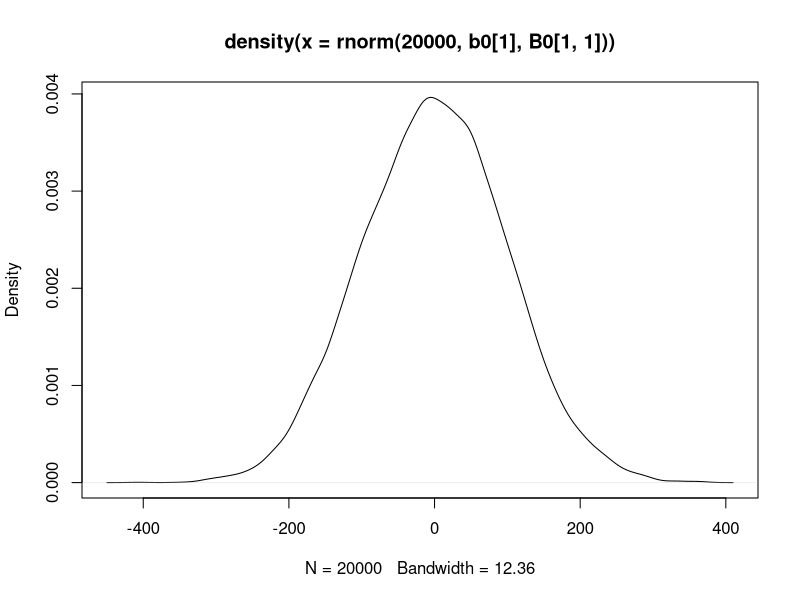
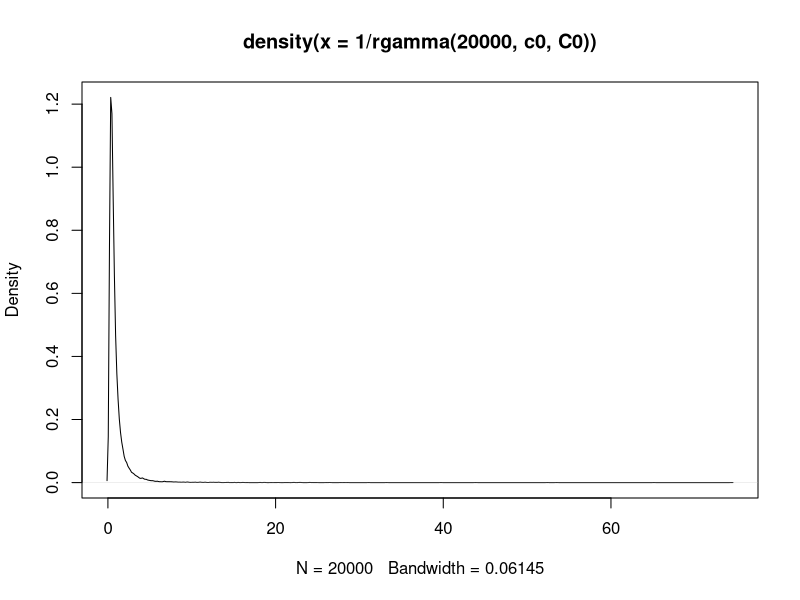
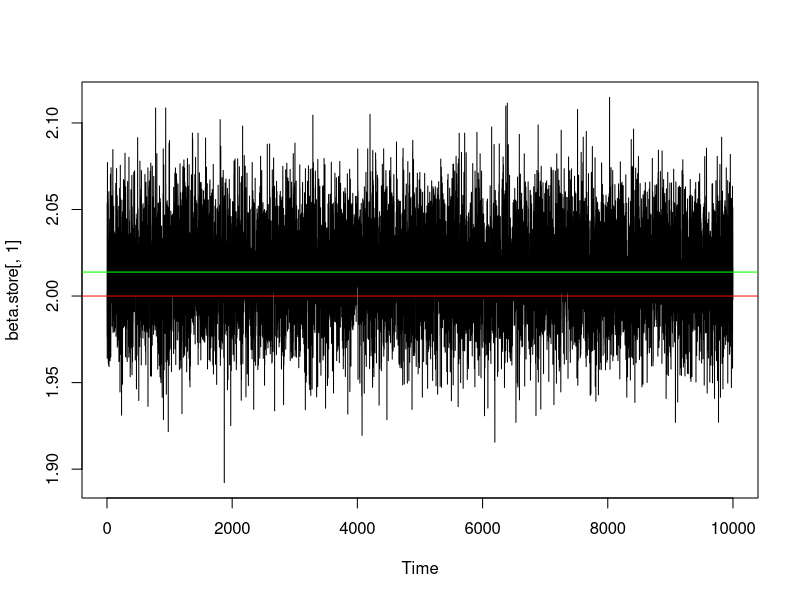
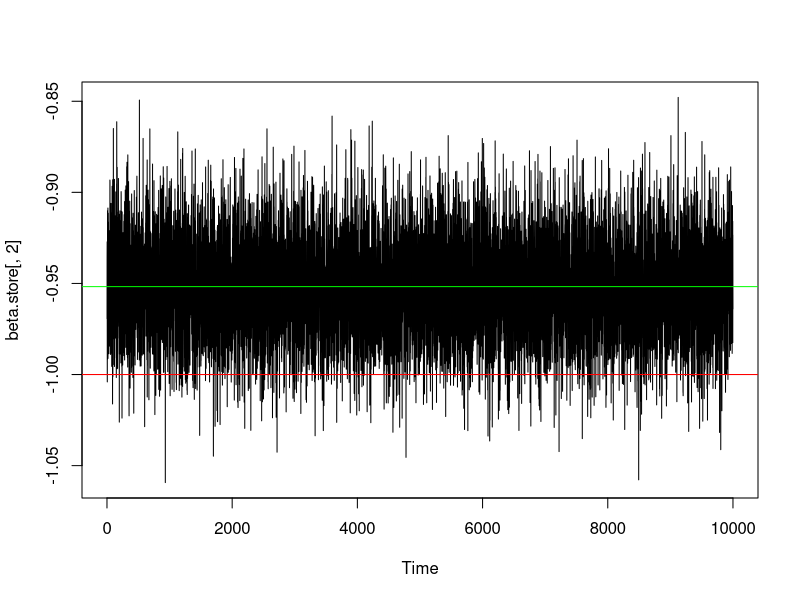
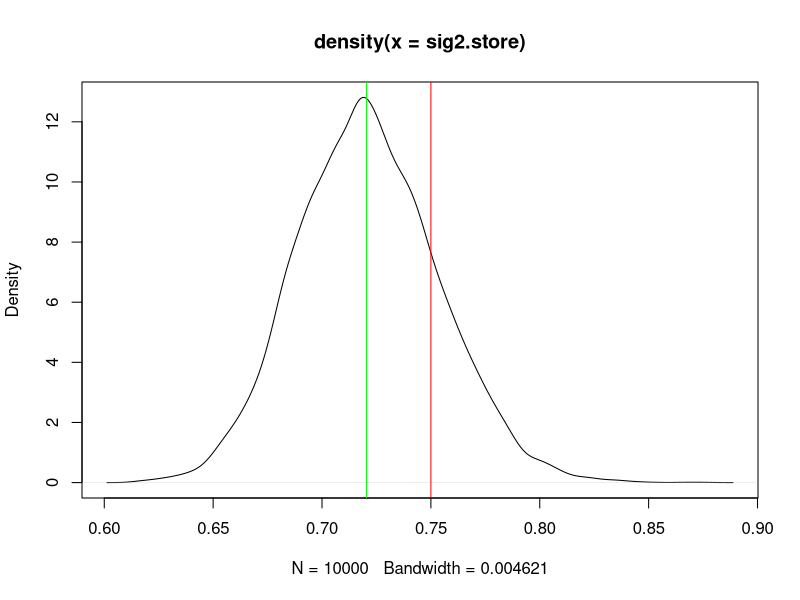
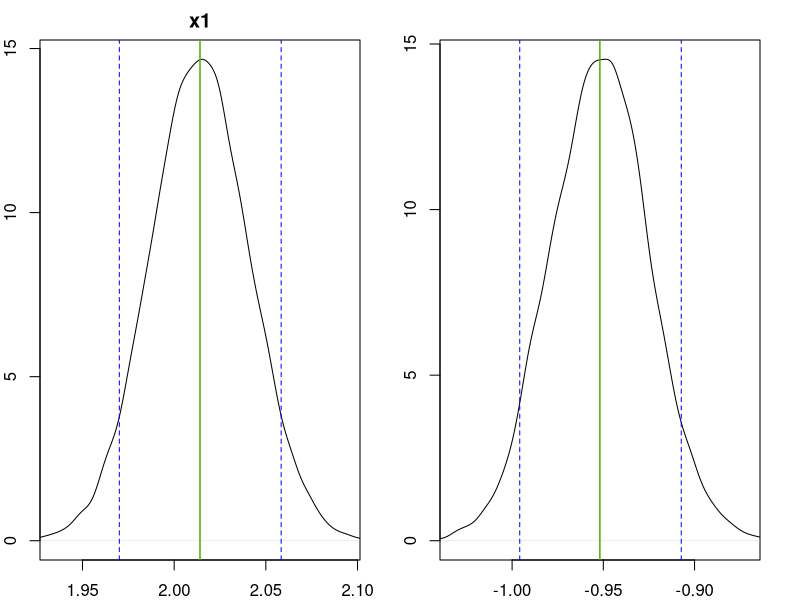

The R source for these figures, in order:
# -------------------------------------------------- #
#                                                    #
# Macroeconometrics Science Track Summer Term 2020   #
# Bayesian OLS using Gibbs Sampling                  #
# Gregor Zens                                        #
# April 2020                                         #
#                                                    #
# ---------------------------------------------------#

# Note: This code is certainly not the most efficient way to estimate Bayesian OLS. Didactics > Efficiency in this file.

# --------------------- #
# --- PACKAGES & AUX -- #
# --------------------- #

# the following line installs a package for sampling from a multivariate normal distribution I'll be using:
#install.packages("mnormt")

# --------------------- #
# --- SIMULATE DATA --- #
# --------------------- #

# install.packages("mnormt")
library(mnormt)

# let's set a seed such that the results are reproducible
set.seed(1234)

N         <- 1000                            #how many observations?
intercept <- matrix(1, nrow = N, ncol = 1)   #intercept
x1        <- rnorm(N)                        #normally distributed regressor
true.beta <- c(2, -1)                        #true coefficients
sig2.true <- 0.75                            #true error variance
errors    <- rnorm(N, 0, sqrt(sig2.true))    #error terms
X         <- cbind(intercept, x1)            #explanatory matrix

# now simulate dependent variable y using beta, X and errors

y         <- X %*% true.beta + errors

# ---------------------------- #
# --- CHECK SIMULATED DATA --- # (important!)
# ---------------------------- #

# let's look at OLS estimates 
# coefficient estimates
# (X'X)^(-1) X'y
beta.ols   <- solve(t(X) %*% X) %*% t(X) %*% y

# variance estimate
errors.ols <- y - X %*% beta.ols
sig2.ols   <- t(errors.ols) %*% errors.ols / (N-ncol(X))

# you can get the same via Rs linear regression function
# note the -1 is necessary as we already included an intercept in X
  
reg <- lm(y~X-1)
summary(reg)

# alright, our simulated data is looking good
# now, let's start to set up a Gibbs sampling algorithm


# --------------------------- #
# --- GIBBS SAMPLER SETUP --- #
# --------------------------- #

# first, we have to throw in some general information that the sampler will use

nsave <- 10000         #number of saved draws
nburn <- 10000         #number of burn ins
ntot  <- nsave + nburn #number of total iterations
P     <- ncol(X)       #number of explanatories
N     <- nrow(X)       #number of observations

# ------------------- #
# --- PRIOR SETUP --- #
# ------------------- #

# second, we have to specify our prior distributions
# today, we will use conjugate priors
# next session will be about using arbitrary prior distributions

# normal priors on the coefficients

b0    <- matrix(0, nrow=P)  #prior mean of beta
B0    <- diag(100,  P)      #prior var-cov of beta
B0inv <- solve(B0)          #inverse of prior var-cov of beta

# how does this prior distribution look like?
plot(density(rnorm(20000, b0[1], B0[1,1])))

# inverse gamma prior on the variance

c0 <- 2 #prior shape of sigma2
C0 <- 1 #prior rate  of sigma2

# how does this prior distribution look like?
plot(density(1/rgamma(20000, c0, C0)))


# ----------------------- #
# --- STARTING VALUES --- #
# ----------------------- #

# in a next step, we have to provide some starting values for the Gibbs sampler
# we will stay agnostic and just use some arbitrary numbers
# you could also try using the OLS estimates as starting values if you want ''better'' starting values
# mathematically, it should not matter which values you pick

# set variance to 1
sig2.draw <- 1

# set coefficients to 0
beta.draw <- matrix(0, P, 1)

# ----------------------- #
# --- STORAGE ----------- #
# ----------------------- #

# finally, we have to create some containers where we can store the draws from the posterior distributions
# in each iteration, we get one draw for beta and one for sigma2
# we save many of them to be able to look at the simulated posterior distributions afterwards

beta.store <- matrix(NA, nsave, P)
sig2.store <- matrix(NA, nsave, 1)

# ------------------------------ #
# --- GIBBS SAMPLING ALGORITHM - #
# ------------------------------ #

# alright, the preliminary setup is done!
# now we will start to look into the Gibbs sampling algorithm
# we use a loop to iteratively draw from p(beta|sigma2,y,X) and p(sigma2|beta,y,X)

# compute sufficient statistics
XX <- t(X)%*%X
XY <- t(X)%*%y


for (irep in 1:ntot){ # MCMC LOOP START

  # STEP 1: SAMPLE BETA GIVEN SIGMA & DATA
  
    # compute posterior quantities
    Bn_inv <- B0inv + XX / sig2.draw
    Bn     <- solve(Bn_inv)
    bn     <- Bn %*% (B0inv %*% b0 + XY / sig2.draw)

    # draw from a multivariate normal distribution
    # (there are several ways to do that, here I use a package for simplicity)
    beta.draw <- mnormt::rmnorm(1, bn, Bn)
  
  
  # STEP 2: SAMPLE SIGMA2 GIVEN BETA & DATA
  
    # compute errors
    e  <- y - X %*% beta.draw
    # sum of squared residuals (equivalent to sum((e)^2))
    ee <- t(e) %*% e
  
    # compute posterior quantities
    ck <- c0 +  N/2
    Ck <- C0 + ee/2
  
    # sample sigma2 from inverse gamma posterior
    sig2.draw <- 1/rgamma(1, ck, Ck)
    
  # STEP 3: STORE POSTERIOR SAMPLES
    
    #only after burn-in period!
    
    if(irep > nburn){
      
    beta.store[irep-nburn,] <- beta.draw
    sig2.store[irep-nburn,] <- sig2.draw
      
    }

    
  # STEP 4: PROGRESS
    # (in case you want to know how many iterations we already did)
    if(irep%%50==0){print(irep)}
    
    # depending on how fancy your algorithm is supposed to be, there are progress bars available in R:
    # https://ryouready.wordpress.com/2009/03/16/r-monitor-function-progress-with-a-progress-bar/
    
} # MCMC LOOP END



# -------------------------- #
# --- MCMC CONVERGENCE ----- #
# -------------------------- #

# did we converge? why is that important?
# theoretically, Gibbs sampler is guaranteed to converge
# however, if the posterior draws are heavily autocorrelated, a small posterior sample might give wrong conclusions

# hence, question of convergence is important. many possibilities to answer.
# eyeballing is important here!

# one possibility: look at traceplots
# you want caterpillars!

#coefficient 1, true value and OLS estimate
plot.ts(beta.store[,1])
abline(a=2, b=0, col="red")
abline(a=beta.ols[1],b=0, col="green")

#coefficient 2, true value and OLS estimate
plot.ts(beta.store[,2])
abline(a=-1, b=0, col="red")
abline(a=beta.ols[2],b=0, col="green")

# second possibility: look at posterior densities
# you want no distortions or weird/unexpected behavior

#error variance, true value and OLS estimate
plot(density(sig2.store))
abline(v=0.75, col="red")
abline(v=sig2.ols, col="green")

# there exist some 'formal' convergence criteria as well. The following paper compares 13 of them in case you
# are interested: http://people.ee.duke.edu/~lcarin/cowles96markov.pdf
# "We then compare their performance in two simple models and conclude that all the methods can fail to
# detect the sorts of convergence failure they were designed to identify.
# -> convergence is more of an art than a science
# however, one usually gets a good feeling for these things rather quickly


# anyway, convergence is looking good, let's talk about how we can summarize our estimation results


# -------------------------- #
# --- POSTERIOR ANALYSIS --- #
# -------------------------- #

# usually, the reader is not interested in you plotting full posterior distributions

# we can use a few statistics to summarize the posterior distribution of any given parameter:

# ... plot all posterior distributions

par(mfrow=c(P%/%2,2),mar=c(2,2,2,2))
for(i in 1:P){
  #i <- 1
  plot(density(beta.store[,i]), main = colnames(X)[i+1], 
       xlim = c(median(beta.store[,i])-3*sd(beta.store[,i]),median(beta.store[,i])+3*sd(beta.store[,i])))
  abline(v=mean(beta.store[,i]), col="red")
  abline(v=median(beta.store[,i]), col="green")
  abline(v=quantile(beta.store[,i], prob = 0.05), col="blue", lty=2)
  abline(v=quantile(beta.store[,i], prob = 0.95), col="blue", lty=2)
}

# ... posterior means

apply(beta.store, 2, mean) #how does that compare to ols estimates?

# ... posterior medians

apply(beta.store, 2, median)

# ... posterior standard deviations

apply(beta.store, 2, sd)

# ... highest posterior density intervals / credible intervals (nice interpretation!)

apply(beta.store, 2, quantile, prob = c(0.05,0.95))



# -------------------------- #
# --- PRIOR INFLUENCE    --- #
# -------------------------- #

# when is a prior influential for posterior?
# usually, when we have 1) an informative likelihood (many observations, little noise) and 
# 2) a rather uninformative prior, the prior won't matter
# at the end of the day, you only multiply two densities

# however, in case your data is not informative, prior might matter
# alternatively, if your prior is very informative, it will matter
# try to simulate only a few observations and/or play around with a more informative prior to see what happens!

